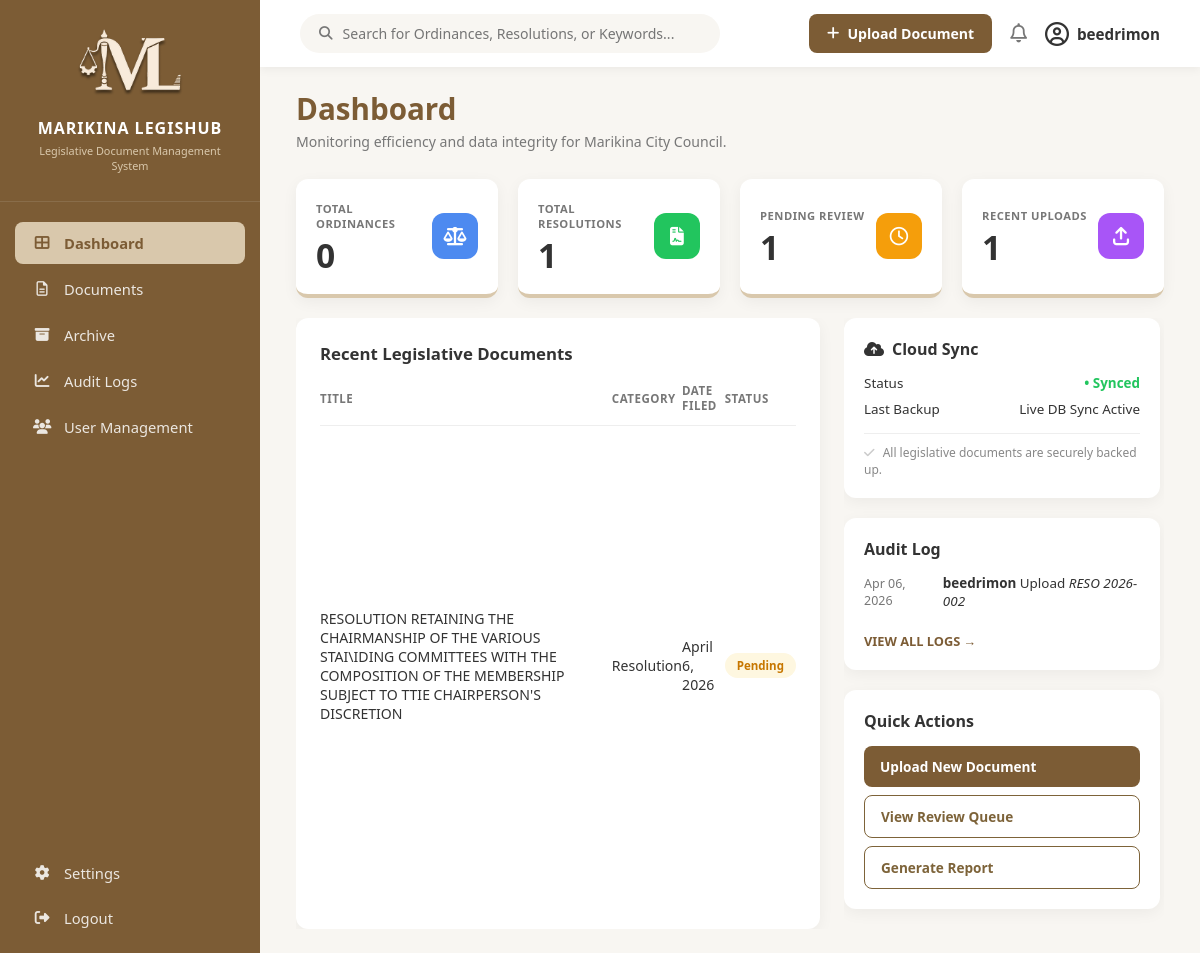
Page /dashboard/ (signed in) on the earlier database version.
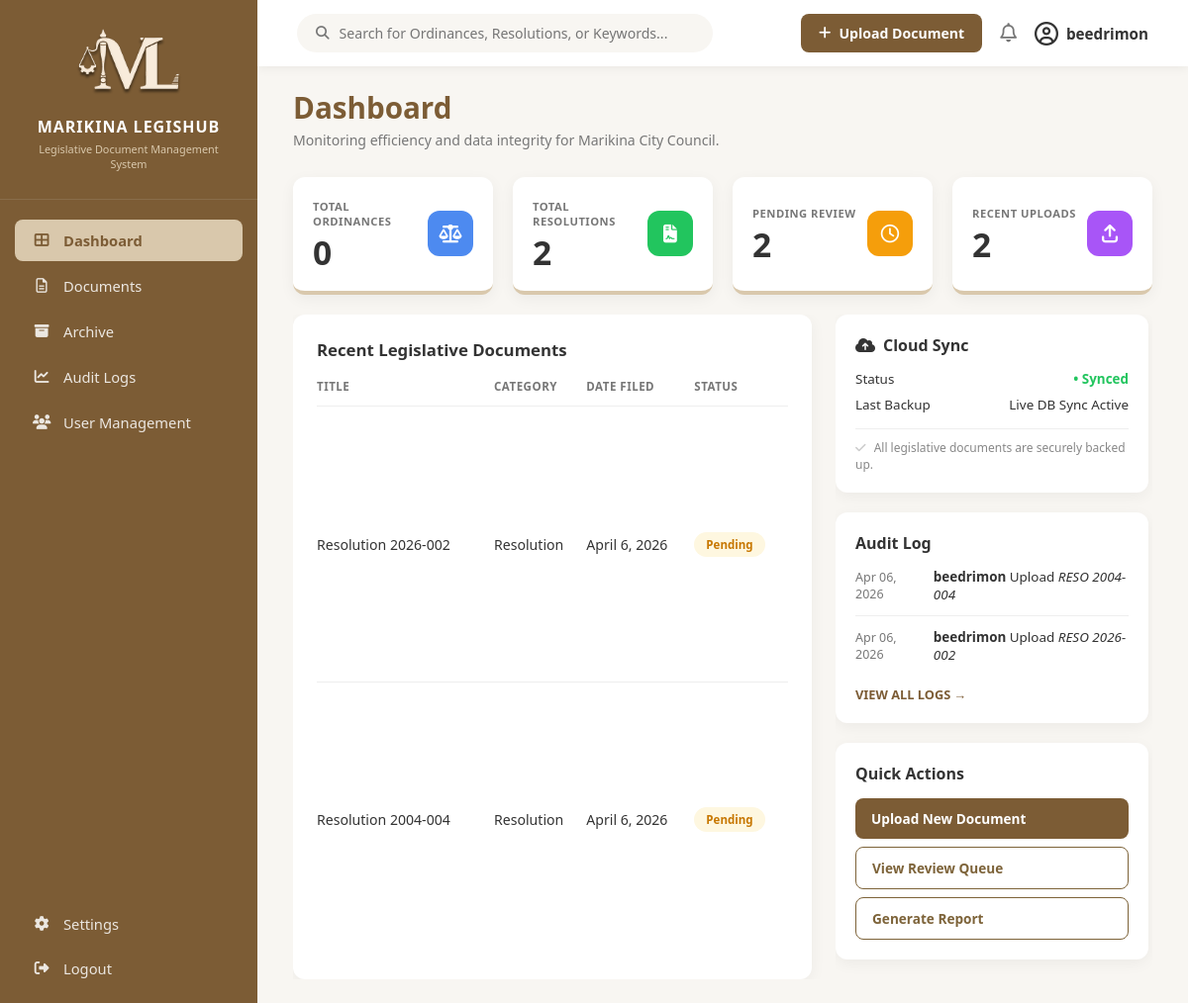
Same page on the later database version.
### core/models.py (models this page shows, shortened)
class LegislativeDocument(models.Model):
    DOCUMENT_TYPES = [
        ('Ordinance', 'Ordinance'),
        ('Resolution', 'Resolution'),
    ]
    STATUS_CHOICES = [
        ('Active', 'Active'),
        ('Pending', 'Pending'),
        ('Archived', 'Archived'),
    ]
    VISIBILITY_CHOICES = [
        ('Public Access', 'Public Access'),
        ('Internal Only', 'Internal Only'),
    ]
    title = models.CharField(max_length=255)
    document_number = models.CharField(max_length=100, unique=True)
    doc_type = models.CharField(max_length=50, choices=DOCUMENT_TYPES)
    year = models.IntegerField()
    date_enacted = models.DateField(null=True, blank=True)
    sponsor = models.CharField(max_length=255, null=True, blank=True)
    visibility = models.CharField(max_length=50, choices=VISIBILITY_CHOICES, default='Public Access')
    keywords = models.CharField(max_length=255, null=True, blank=True)
    physical_storage = models.CharField(max_length=255, null=True, blank=True)
    status = models.CharField(max_length=50, choices=STATUS_CHOICES, default='Pending')
    date_filed = models.DateField(auto_now_add=True)
    file_attachment = models.FileField(upload_to='documents/', null=True, blank=True)
    uploaded_by = models.ForeignKey(User, on_delete=models.SET_NULL, null=True, related_name='documents')

class AuditLog(models.Model):
    ACTION_CHOICES = [
        ('Upload', 'Upload'),
        ('Edit', 'Edit'),
        ('Delete', 'Delete'),
        ('View', 'View'),
    ]
    timestamp = models.DateTimeField(auto_now_add=True)
    action = models.CharField(max_length=50, choices=ACTION_CHOICES)
    user = models.ForeignKey(User, on_delete=models.SET_NULL, null=True)
    document = models.ForeignKey(LegislativeDocument, on_delete=models.SET_NULL, null=True, blank=True)

### core/views.py (the view)
# urls.py: path('dashboard/', views.dashboard_view, name='dashboard'),
@login_required(login_url='login')
def dashboard_view(request):
    total_ordinances = LegislativeDocument.objects.filter(doc_type='Ordinance').count()
    total_resolutions = LegislativeDocument.objects.filter(doc_type='Resolution').count()
    pending_review = LegislativeDocument.objects.filter(status='Pending').count()
    recent_documents = LegislativeDocument.objects.all().order_by('-date_filed')[:5]
    recent_logs = AuditLog.objects.all().order_by('-timestamp')[:5]
    context = {
        'total_ordinances': total_ordinances,
        'total_resolutions': total_resolutions,
        'pending_review': pending_review,
        'recent_uploads_count': LegislativeDocument.objects.all().count(),
        'recent_documents': recent_documents,
        'audit_logs': recent_logs,
        'last_backup_date': 'Live DB Sync Active', # You can update this later when you add cloud backups
    }
    return render(request, 'dashboard.html', context)

### core/templates/dashboard.html (shortened to what this page needs)
{% load static %}
<!DOCTYPE html>
<html lang="en">
<head>
    <link rel="stylesheet" href="https://cdnjs.cloudflare.com/ajax/libs/font-awesome/6.4.0/css/all.min.css">
    <link rel="stylesheet" href="{% static 'css/main.css' %}">
</head>
<body class="page-dashboard">
    <nav class="sidebar">
        <div class="sidebar-logo">
            <img src="{% static 'images/legishub-logo-light.png' %}" alt="Logo">
            <h2>MARIKINA LEGISHUB</h2>
            <p>Legislative Document Management System</p>
        </div>
        <ul class="nav-links">
            <li><a href="{% url 'dashboard' %}" class="active"><i class="fa-solid fa-table-cells-large"></i>
                    Dashboard</a></li>
            <li><a href="{% url 'documents' %}"><i class="fa-regular fa-file-lines"></i> Documents</a></li>
            <li><a href="{% url 'archive' %}"><i class="fa-solid fa-box-archive"></i> Archive</a></li>
            <li><a href="{% url 'audit_logs' %}"><i class="fa-solid fa-chart-line"></i> Audit Logs</a></li>
            <li><a href="{% url 'user_management' %}"><i class="fa-solid fa-users"></i> User Management</a></li>
            <li class="settings-link"><a href="#"><i class="fa-solid fa-gear"></i> Settings</a></li>
            <li class="logout-link"><a href="{% url 'logout' %}"><i class="fa-solid fa-right-from-bracket"></i>
                    Logout</a></li>
        </ul>
    </nav>
    <main class="main-content">
        <header class="top-header">
            <div class="search-bar">
                <i class="fa-solid fa-magnifying-glass"></i>
                <input type="text" placeholder="Search for Ordinances, Resolutions, or Keywords...">
            </div>
            <div class="header-actions">
                <button class="btn-upload trigger-modal"><i class="fa-solid fa-plus"></i> Upload Document</button>
                <div class="notification-wrapper">
                    <i class="fa-regular fa-bell" id="notifBell" style="cursor: pointer; font-size: 1.2rem;"></i>
                </div>
                <div class="profile">
                    <i class="fa-regular fa-circle-user"></i> {{request.user.username|default:"Name" }}
                </div>
            </div>
        </header>
        <div class="dashboard-body">
            <div class="dashboard-header">
                <h1>Dashboard</h1>
                <p>Monitoring efficiency and data integrity for Marikina City Council.</p>
            </div>
            <div class="stats-grid">
                <div class="stat-card">
                    <div class="stat-info">
                        <h3>Total Ordinances</h3>
                        <p class="number">{{ total_ordinances }}</p>
                    </div>
                    <div class="stat-icon icon-blue"><i class="fa-solid fa-scale-balanced"></i></div>
                </div>
                <div class="stat-card">
                    <div class="stat-info">
                        <h3>Total Resolutions</h3>
                        <p class="number">{{ total_resolutions }}</p>
                    </div>
                    <div class="stat-icon icon-green"><i class="fa-solid fa-file-contract"></i></div>
                </div>
                <div class="stat-card">
                    <div class="stat-info">
                        <h3>Pending Review</h3>
                        <p class="number">{{ pending_review }}</p>
                    </div>
                    <div class="stat-icon icon-yellow"><i class="fa-regular fa-clock"></i></div>
                </div>
                <div class="stat-card">
                    <div class="stat-info">
                        <h3>Recent Uploads</h3>
                        <p class="number">{{ recent_uploads_count }}</p>
                    </div>
                    <div class="stat-icon icon-purple"><i class="fa-solid fa-arrow-up-from-bracket"></i></div>
                </div>
            </div>
            <div class="content-grid">
                <div class="table-card">
                    <h2>Recent Legislative Documents</h2>
                    <table>
                        <thead>
                            <tr>
                                <th>Title</th>
                                <th>Category</th>
                                <th>Date Filed</th>
                                <th>Status</th>
                            </tr>
                        </thead>
                        <tbody>
                            {% for doc in recent_documents %}
                            <tr>
                                <td>{{ doc.title }}</td>
                                <td>{{ doc.doc_type }}</td>
                                <td>{{ doc.date_filed }}</td>
                                <td><span class="badge {{ doc.status|lower }}">{{ doc.status }}</span></td>
                            </tr>
                            {% empty %}
                            <tr>
                                <td colspan="4">No recent documents found.</td>
                            </tr>
                            {% endfor %}
                        </tbody>
                    </table>
                </div>
                <div class="right-column">
                    <div class="widget">
                        <h3><i class="fa-solid fa-cloud-arrow-up"></i> Cloud Sync</h3>
                        <div class="sync-status">
                            <span>Status</span>
                            <span class="status">• Synced</span>
                        </div>
                        <div class="sync-status" style="margin-bottom: 15px;">
                            <span>Last Backup</span>
                            <span>{{ last_backup_date }}</span>
                        </div>
                        <p
                            style="font-size: 0.75rem; color: #888; border-top: 1px solid #eee; padding-top: 10px; margin: 0;">
                            <i class="fa-solid fa-check" style="color: #ccc; margin-right: 5px;"></i> All legislative
                            documents are securely backed up.
                        </p>
                    </div>
                    <div class="widget">
                        <h3>Audit Log</h3>
                        <ul class="audit-list">
                            {% for log in audit_logs %}
                            <li>
                                <span class="time">{{ log.timestamp|date:"M d, Y" }}</span>
                                <span><strong>{{ log.user.username }}</strong> {{ log.action }} <em>{{ log.document.document_number }}</em></span>
                            </li>
                            {% endfor %}
                        </ul>
                        <a href="#"
                            style="font-size: 0.8rem; color: var(--sidebar-bg); font-weight: bold; text-decoration: none; display: block; margin-top: 10px;">VIEW
                            ALL LOGS →</a>
                    </div>
                    <div class="widget quick-actions">
                        <h3>Quick Actions</h3>
                        <button class="btn-upload trigger-modal">Upload New Document</button>
                        <button class="btn-tan">View Review Queue</button>
                        <button class="btn-tan">Generate Report</button>
                    </div>
                </div>
            </div>
        </div>
    </main>
</body>
</html>

Differences in the rows shown:
changed LegislativeDocument: title "RESOLUTION RETAINING THE CHAIRMANSHIP OF THE VARIOUS STAI\\IDING COMMITTEES WITH THE COMPOSITION OF THE MEMBERSHIP SUBJECT TO TTIE CHAIRPERSON'S DISCRETION" → "Resolution 2026-002"
added LegislativeDocument: title "Resolution 2004-004", doc_type "Resolution", date_filed "April 6, 2026", status "Pending"
added AuditLog: timestamp "Apr 06, 2026", user.username "beedrimon", action "Upload", document.document_number "RESO 2004-004"
Other differences:
{{ total_resolutions }}: "1" → "2"
{{ pending_review }}: "1" → "2"
{{ recent_uploads_count }}: "1" → "2"
